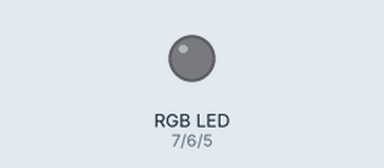
The program below on a simulated Arduino Uno, built with avr-gcc and run on an emulated ATmega328P. Parts: an RGB LED mixed from three pins (HIGH = lit).

Above: at 0.05 s.
At 1.15 s:
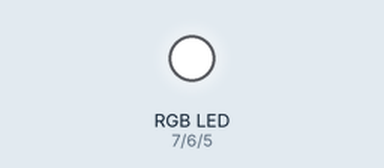
At 2.25 s:
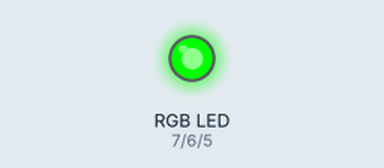
At 4.5 s:
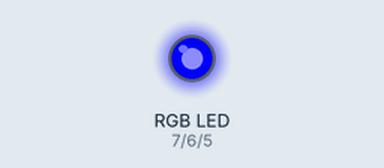
At 6.75 s:
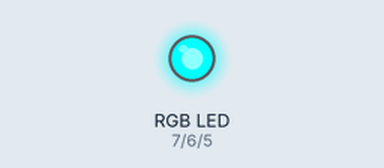
At 9.0 s:
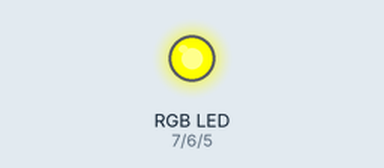
Timing chart, 0 to 16.1 s (numbered marks = the images above):
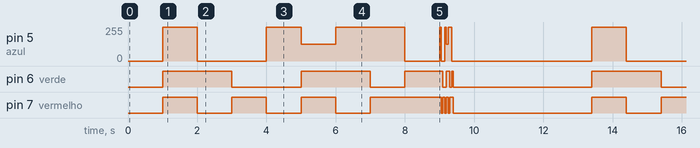

The program:

main.cpp
```cpp
/*=============================================================================
Autor:        Johnny Meneses [bilbo_vader@outlook.com]
Descrição:    Lógica para ligar uma LED RGB, incluindo várias cores e uma animação

Lista de Componentes
[1] Arduino Uno R3
[1] Red RGB
[3] 330 Ω Resistor

 *===========================================================================*/


#include <Arduino.h>


const int azul = 5;
const int verde = 6;
const int vermelho = 7;


void setup()
{
  Serial.begin(9600);

   pinMode(azul, OUTPUT);
   pinMode(verde, OUTPUT);
   pinMode(vermelho, OUTPUT);


}


/*------------- RGB CODE -------------*/

void rgbAnalog (int luzVermelha, int luzVerde, int luzAzul)
{
  analogWrite(vermelho, luzVermelha);
  analogWrite(verde, luzVerde);
  analogWrite(azul, luzAzul);
}


//Cor Branca


void rgbDesligado()
{
  rgbAnalog(0,0,0);
};


	void rgbBranco()
	{
	  rgbAnalog(255,255,255);
	}


void rgbVerde()
{
  rgbAnalog(0, 255, 0); // Green
}

void rgbVermelho()
{
  rgbAnalog(255, 0, 0); // Red
}

void rgbAzul()
{
  rgbAnalog(0, 0, 255); // Blue
}


void rgbRaspberry()
{
  rgbAnalog(255, 255, 125); // Raspberry
}

void rgbCyan()
{

  rgbAnalog(0, 255, 255); // Cyan
}

void rgbMagenta()
{
  rgbAnalog(255, 0, 255); // Magenta
}

void rgbYellow()
{
  rgbAnalog(255, 255, 0); // Yellow
}


void rgbStar()
{
  rgbBranco();
  delay(50);
  rgbDesligado();

  rgbVerde();
  delay(50);
  rgbDesligado();

  rgbVermelho();
  delay(50);
  rgbDesligado();

  rgbAzul();
  delay(50);
  rgbDesligado();


  rgbRaspberry();
  delay(50);
  rgbDesligado();


  rgbCyan();
  delay(50);
  rgbDesligado();


  rgbMagenta();
  delay(50);
  rgbDesligado();

  rgbYellow();
  delay(50);
  rgbDesligado();


}


void loop()
{

    rgbDesligado();
    delay(1000);
    rgbBranco();
    delay(1000);
    rgbVerde();
    delay(1000);
    rgbVermelho();
    delay(1000);
    rgbAzul();
    delay(1000);
    rgbRaspberry();
    delay(1000);
    rgbCyan();
    delay(1000);
    rgbMagenta();
    delay(1000);
    rgbYellow();
    delay(1000);
    rgbStar();
    delay(3000);

}
```

Measured:
- by itself, pin 6 (verde): repeats every 12.4 s: LOW 2.0 s, HIGH 2.0 s, LOW 1.0 s, HIGH 1.1 s, LOW 0.10 s, HIGH 0.10 s, LOW 0.05 s, HIGH 0.05 s, LOW 4.0 s, HIGH 2.0 s
- by itself, pin 7 (vermelho): repeats every 12.4 s: 2 × (LOW 1.0 s, HIGH 1.0 s), LOW 1.0 s, HIGH 2.1 s, 2 × (LOW 0.05 s, HIGH 0.05 s), LOW 0.05 s, HIGH 0.10 s, LOW 4.0 s, HIGH 1.0 s
